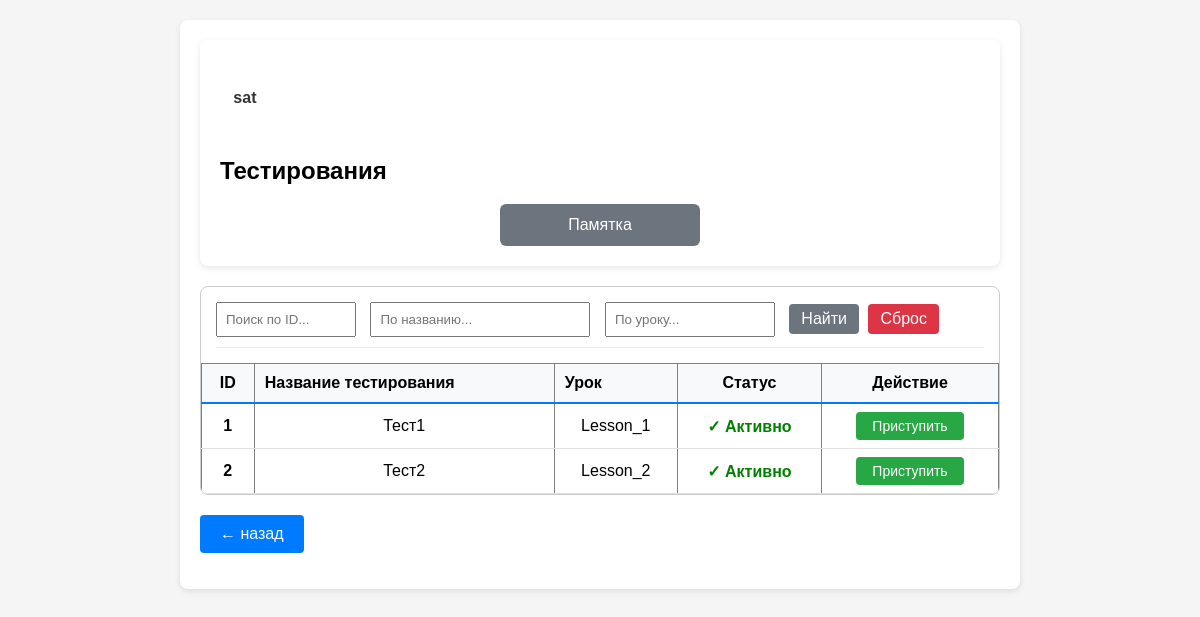
Page /test_room_preview (signed in) on the earlier database version.
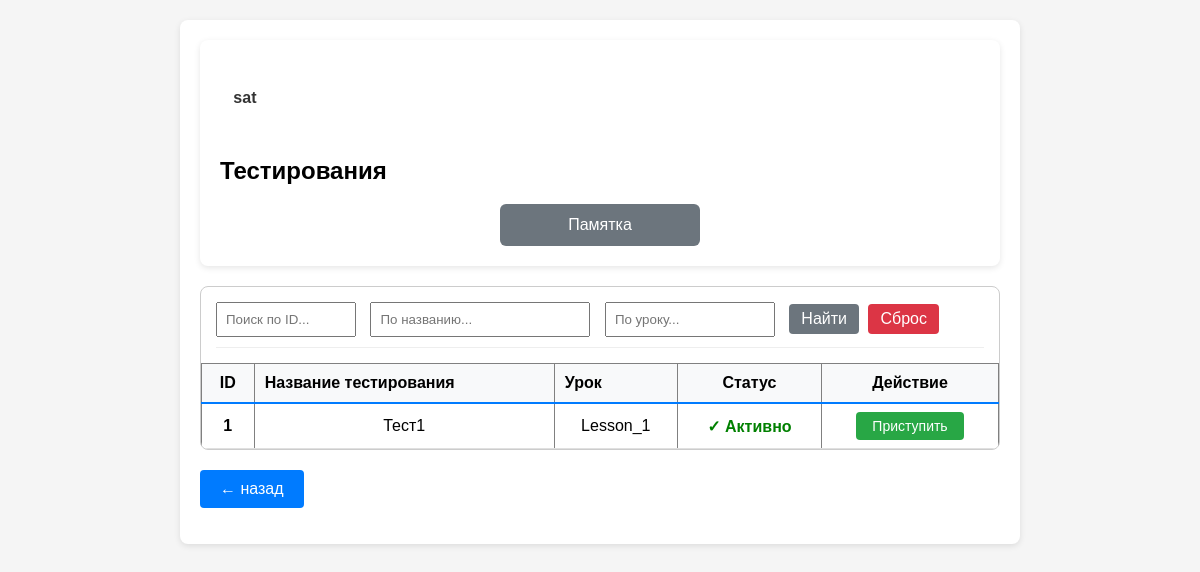
Same page on the later database version.
### app.py (models this page shows, shortened)
class Testing(db.Model):
    __tablename__ = 'Testings'
    id = db.Column(db.Integer, primary_key=True)
    name = db.Column(db.String(64), unique=True, nullable=False)
    status = db.Column(db.Boolean, nullable=False)
    lesson_id = db.Column(db.Integer, nullable=False)
    group_id = db.Column(db.JSON, nullable=False)

class Lesson(db.Model):
    __tablename__ = 'Lessons'
    id = db.Column(db.Integer, primary_key=True)
    name = db.Column(db.String(64), unique=True, nullable=False)
    time = db.Column(db.Integer, nullable=False)
    price_correct = db.Column(db.Integer, default=1)
    price_wrong = db.Column(db.Integer, default=-1)
    questions = db.Column(db.JSON, nullable=False)

### app.py (the view)
@app.route('/test_room_preview')
def test_room_preview():
    curent_user = User.query.filter(
        User.username.ilike(
            session.get('curent_user')
        )
    ).first()
    testings_all = Testing.query.order_by(Testing.id).all()
    testings = list()
    user_results = Result.query.filter_by(user_id=curent_user.id).all()
    for test in testings_all:
        groups = test.group_id
        for group_id in groups:
            group = Group.query.get_or_404(group_id)
            users = group.users
            user_result = [r for r in user_results if r.testing_id == test.id]
            if curent_user.id in users and len(user_result) == 0:
                testings.append(test)
    lessons = Lesson.query.order_by(Lesson.id).all()
    lessons_dict = {lesson.id: lesson for lesson in lessons}
    return render_template('test_room_preview.html',
                           user=curent_user,
                           testings=testings,
                           lessons_dict=lessons_dict)

### app.py (called while the page is built)
@login_manager.user_loader
def load_user(user_id):
    return User.query.get(int(user_id))

### templates/test_room_preview.html (shortened to what this page needs)
{% extends 'base.html' %}
{% block content %}
<section class="hero-section">
    <div class="container">
        <div class="container-flex">
            <p class="text-right">{{ user.username }}</p>
        </div>
        <div class="hero-content">
            <h1 class="hero-title">Тестирования</h1>
            <div class="button-container">
                <a href="{{ url_for('test_room_memo') }}">
                    <button class="secondary-button">Памятка</button>
                </a>
            </div>
        </div>
    </div>
    <div class="scroll-container" style="max-height: 400px; overflow-y: auto; border: 1px solid #ccc; border-radius: 8px; margin: 20px 0;">
      <div style="margin: 15px; padding-bottom: 10px; border-bottom: 1px solid #eee;">
        <input type="text" id="scrollSearchID" placeholder="Поиск по ID..."
               style="padding: 8px; width: 120px;">
        <input type="text" id="scrollSearchName" placeholder="По названию..."
               style="padding: 8px; width: 200px; margin-left: 10px;">
        <input type="text" id="scrollSearchLesson" placeholder="По уроку..."
               style="padding: 8px; width: 150px; margin-left: 10px;">
        <button type="button" onclick="searchScrollTable()"
                style="padding: 6px 12px; margin-left: 10px; background: #6c757d; color: white; border: none; border-radius: 4px;">
          Найти
        </button>
        <button type="button" onclick="clearScrollSearch()"
                style="padding: 6px 12px; margin-left: 5px; background: #dc3545; color: white; border: none; border-radius: 4px;">
          Сброс
        </button>
      </div>
      <table border="1" cellpadding="5" style="width: 100%; border-collapse: collapse;">
        <thead style="position: sticky; top: 0; background: #f8f9fa; z-index: 10;">
          <tr>
            <th style="padding: 10px; text-align: center;">ID</th>
            <th style="padding: 10px; text-align: left;">Название тестирования</th>
            <th style="padding: 10px; text-align: left;">Урок</th>
            <th style="padding: 10px; text-align: center;">Статус</th>
            <th style="padding: 10px; text-align: center;">Действие</th>
          </tr>
        </thead>
        <tbody id="scrollTableBody">
          {% for t in testings %}
          <tr class="scroll-testing-row" style="border-bottom: 1px solid #eee;">
            <td style="padding: 8px; text-align: center; font-weight: bold;">{{ t.id }}</td>
            <td style="padding: 8px;">{{ t.name }}</td>
            <td style="padding: 8px;">
              {% set lesson = lessons_dict.get(t.lesson_id) %}
              {% if lesson %}
                {{ lesson.name }}
              {% else %}
                <span style="color: #999;">ID: {{ t.lesson_id }}</span>
              {% endif %}
            </td>
            <td style="padding: 8px; text-align: center;">
              <span style="color: green; font-weight: bold;">✓ Активно</span>
            </td>
            <td style="padding: 8px; text-align: center;">
                <form method="get" action="{{ url_for('test_room', test=t.id, step=0) }}" style="display: inline;">
                    <button type="submit"
                            style="padding: 6px 16px;
                                   background-color: #28a745;
                                   color: white;
                                   border: none;
                                   border-radius: 4px;
                                   font-size: 14px;
                                   cursor: pointer;">
                        Приступить
                    </button>
                </form>
            </td>
          </tr>
          {% endfor %}
        </tbody>
      </table>
    </div>
</section>
<p><a href="{{ url_for('index') }}" class="btn">← назад</a></p>
{% endblock %}
{% set show_footer = False %}

Differences in the rows shown:
no longer on this page (row edited): Testing: id "2", name "Тест2"
no longer on this page (row unchanged): Lesson: name "Lesson_2"
